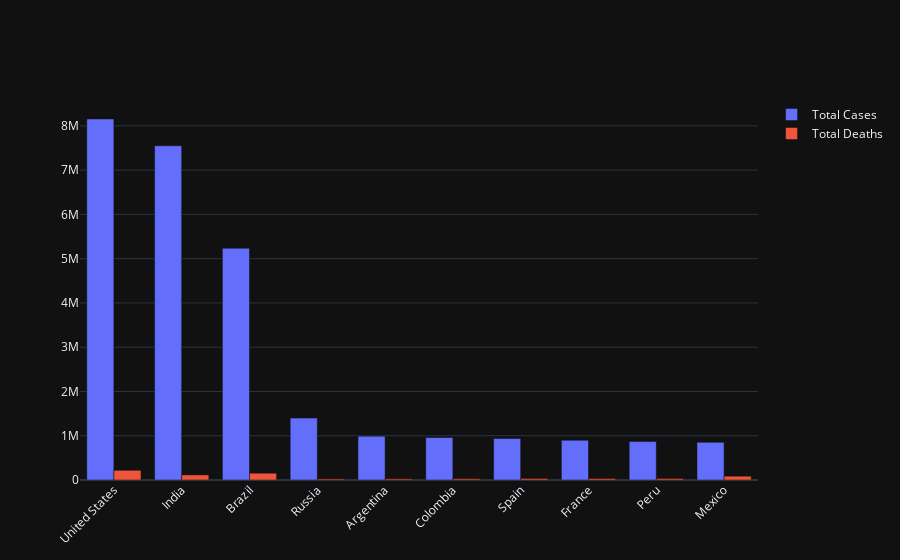

Write notebook code for a chart like this one.
### Code cell
fig = go.Figure()
fig.add_trace(go.Bar(
    x=data["Country"],
    y=data["Total Cases"],
    name='Total Cases',
))
fig.add_trace(go.Bar(
    x=data["Country"],
    y=data["Total Deaths"],
    name='Total Deaths',
))
fig.update_layout(barmode='group', xaxis_tickangle=-45)
fig.show()

### Figure 1 — Plotly figure (JSON) as saved in the notebook; plotly's stock layout.template omitted (floating-point values rounded to 4 significant figures)
{"data": [{"name": "Total Cases", "x": ["United States", "India", "Brazil", "Russia", "Argentina", "Colombia", "Spain", "France", "Peru", "Mexico"], "y": [8155000.0, 7550000.0, 5235000.0, 1399000.0, 989700.0, 959600.0, 936600.0, 897000.0, 868700.0, 851200.0], "type": "bar"}, {"name": "Total Deaths", "x": ["United States", "India", "Brazil", "Russia", "Argentina", "Colombia", "Spain", "France", "Peru", "Mexico"], "y": [219700.0, 114600.0, 153900.0, 24190.0, 26270.0, 28970.0, 33780.0, 33480.0, 33760.0, 86170.0], "type": "bar"}], "layout": {"xaxis": {"tickangle": -45}, "barmode": "group"}}
